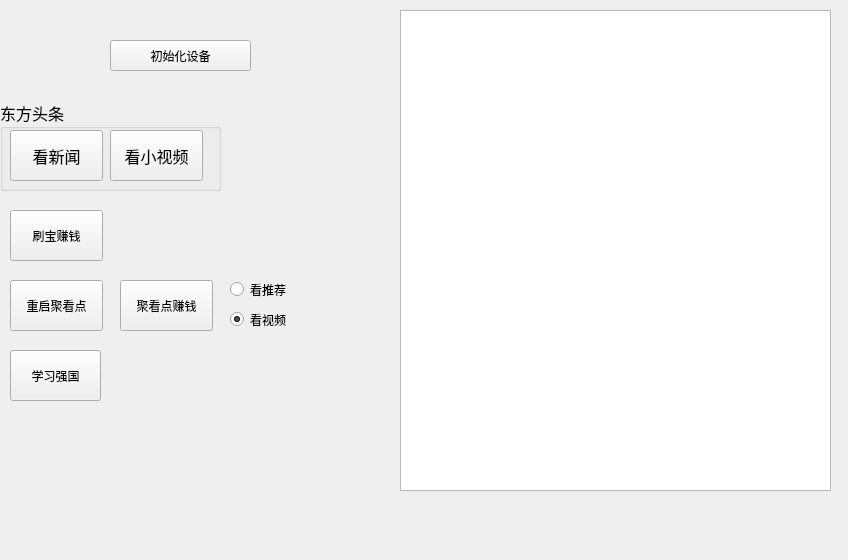
<?xml version="1.0" encoding="UTF-8"?>
<ui version="4.0">
 <class>Form</class>
 <widget class="QWidget" name="Form">
  <property name="geometry">
   <rect>
    <x>0</x>
    <y>0</y>
    <width>848</width>
    <height>560</height>
   </rect>
  </property>
  <property name="windowTitle">
   <string>Form</string>
  </property>
  <widget class="QPushButton" name="pushButton">
   <property name="geometry">
    <rect>
     <x>110</x>
     <y>40</y>
     <width>141</width>
     <height>31</height>
    </rect>
   </property>
   <property name="text">
    <string>初始化设备</string>
   </property>
  </widget>
  <widget class="QPushButton" name="pushButton_2">
   <property name="geometry">
    <rect>
     <x>10</x>
     <y>210</y>
     <width>93</width>
     <height>51</height>
    </rect>
   </property>
   <property name="text">
    <string>刷宝赚钱</string>
   </property>
  </widget>
  <widget class="QTextBrowser" name="textBrowser">
   <property name="geometry">
    <rect>
     <x>400</x>
     <y>10</y>
     <width>431</width>
     <height>481</height>
    </rect>
   </property>
  </widget>
  <widget class="QPushButton" name="pushButton_3">
   <property name="geometry">
    <rect>
     <x>120</x>
     <y>280</y>
     <width>93</width>
     <height>51</height>
    </rect>
   </property>
   <property name="text">
    <string>聚看点赚钱</string>
   </property>
  </widget>
  <widget class="QPushButton" name="pushButton_5">
   <property name="geometry">
    <rect>
     <x>10</x>
     <y>280</y>
     <width>93</width>
     <height>51</height>
    </rect>
   </property>
   <property name="text">
    <string>重启聚看点</string>
   </property>
  </widget>
  <widget class="QRadioButton" name="radioButton">
   <property name="geometry">
    <rect>
     <x>230</x>
     <y>280</y>
     <width>115</width>
     <height>19</height>
    </rect>
   </property>
   <property name="text">
    <string>看推荐</string>
   </property>
   <attribute name="buttonGroup">
    <string notr="true">buttonGroup</string>
   </attribute>
  </widget>
  <widget class="QRadioButton" name="radioButton_2">
   <property name="geometry">
    <rect>
     <x>230</x>
     <y>310</y>
     <width>115</width>
     <height>19</height>
    </rect>
   </property>
   <property name="text">
    <string>看视频</string>
   </property>
   <property name="checked">
    <bool>true</bool>
   </property>
   <attribute name="buttonGroup">
    <string notr="true">buttonGroup</string>
   </attribute>
  </widget>
  <widget class="QGroupBox" name="groupBox">
   <property name="geometry">
    <rect>
     <x>0</x>
     <y>100</y>
     <width>221</width>
     <height>91</height>
    </rect>
   </property>
   <property name="font">
    <font>
     <family>微软雅黑</family>
     <pointsize>12</pointsize>
    </font>
   </property>
   <property name="title">
    <string>东方头条</string>
   </property>
   <widget class="QPushButton" name="pushButton_4">
    <property name="geometry">
     <rect>
      <x>10</x>
      <y>30</y>
      <width>93</width>
      <height>51</height>
     </rect>
    </property>
    <property name="text">
     <string>看新闻</string>
    </property>
   </widget>
   <widget class="QPushButton" name="pushButton_6">
    <property name="geometry">
     <rect>
      <x>110</x>
      <y>30</y>
      <width>93</width>
      <height>51</height>
     </rect>
    </property>
    <property name="text">
     <string>看小视频</string>
    </property>
   </widget>
  </widget>
  <widget class="QPushButton" name="pushButton_7">
   <property name="geometry">
    <rect>
     <x>10</x>
     <y>350</y>
     <width>91</width>
     <height>51</height>
    </rect>
   </property>
   <property name="text">
    <string>学习强国</string>
   </property>
  </widget>
 </widget>
 <resources/>
 <connections>
  <connection>
   <sender>pushButton_2</sender>
   <signal>clicked()</signal>
   <receiver>Form</receiver>
   <slot>click_shuabao()</slot>
   <hints>
    <hint type="sourcelabel">
     <x>155</x>
     <y>296</y>
    </hint>
    <hint type="destinationlabel">
     <x>180</x>
     <y>241</y>
    </hint>
   </hints>
  </connection>
  <connection>
   <sender>pushButton</sender>
   <signal>clicked()</signal>
   <receiver>Form</receiver>
   <slot>tst_adb()</slot>
   <hints>
    <hint type="sourcelabel">
     <x>159</x>
     <y>65</y>
    </hint>
    <hint type="destinationlabel">
     <x>200</x>
     <y>33</y>
    </hint>
   </hints>
  </connection>
  <connection>
   <sender>pushButton_3</sender>
   <signal>clicked()</signal>
   <receiver>Form</receiver>
   <slot>click_jukandian()</slot>
   <hints>
    <hint type="sourcelabel">
     <x>175</x>
     <y>370</y>
    </hint>
    <hint type="destinationlabel">
     <x>206</x>
     <y>304</y>
    </hint>
   </hints>
  </connection>
  <connection>
   <sender>pushButton_4</sender>
   <signal>clicked()</signal>
   <receiver>Form</receiver>
   <slot>df_xw()</slot>
   <hints>
    <hint type="sourcelabel">
     <x>10</x>
     <y>156</y>
    </hint>
    <hint type="destinationlabel">
     <x>42</x>
     <y>97</y>
    </hint>
   </hints>
  </connection>
  <connection>
   <sender>pushButton_5</sender>
   <signal>clicked()</signal>
   <receiver>Form</receiver>
   <slot>restart_jukandian()</slot>
   <hints>
    <hint type="sourcelabel">
     <x>132</x>
     <y>342</y>
    </hint>
    <hint type="destinationlabel">
     <x>369</x>
     <y>226</y>
    </hint>
   </hints>
  </connection>
  <connection>
   <sender>pushButton_6</sender>
   <signal>clicked()</signal>
   <receiver>Form</receiver>
   <slot>df_xsp()</slot>
   <hints>
    <hint type="sourcelabel">
     <x>174</x>
     <y>150</y>
    </hint>
    <hint type="destinationlabel">
     <x>284</x>
     <y>71</y>
    </hint>
   </hints>
  </connection>
  <connection>
   <sender>pushButton_7</sender>
   <signal>clicked()</signal>
   <receiver>Form</receiver>
   <slot>click_xuexi()</slot>
   <hints>
    <hint type="sourcelabel">
     <x>221</x>
     <y>434</y>
    </hint>
    <hint type="destinationlabel">
     <x>305</x>
     <y>442</y>
    </hint>
   </hints>
  </connection>
 </connections>
 <slots>
  <slot>click_shuabao()</slot>
  <slot>tst_adb()</slot>
  <slot>click_jukandian()</slot>
  <slot>init_devices()</slot>
  <slot>restart_jukandian()</slot>
  <slot>df_xsp()</slot>
  <slot>df_xw()</slot>
  <slot>click_xuexi()</slot>
 </slots>
 <buttongroups>
  <buttongroup name="buttonGroup"/>
 </buttongroups>
</ui>
